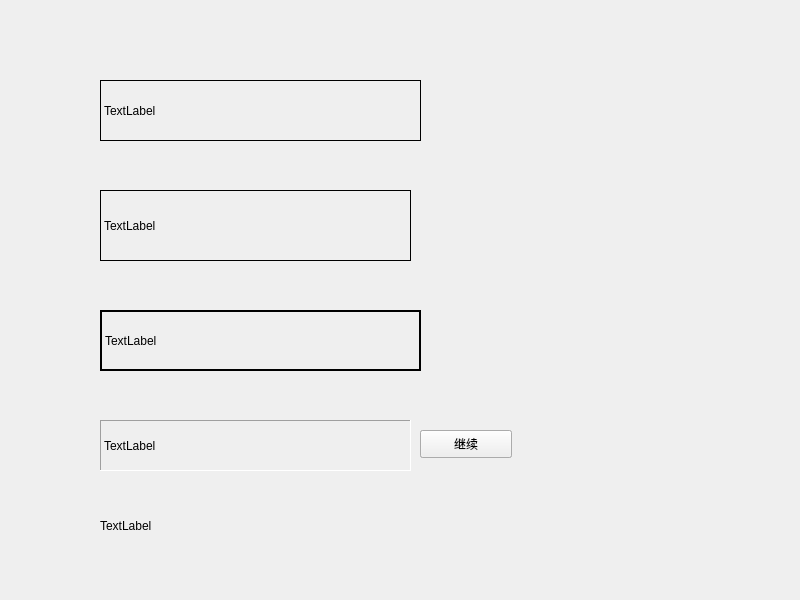
<?xml version="1.0" encoding="UTF-8"?>
<ui version="4.0">
 <class>Widget</class>
 <widget class="QWidget" name="Widget">
  <property name="geometry">
   <rect>
    <x>0</x>
    <y>0</y>
    <width>800</width>
    <height>600</height>
   </rect>
  </property>
  <property name="windowTitle">
   <string>Widget</string>
  </property>
  <widget class="myLabel" name="label">
   <property name="geometry">
    <rect>
     <x>100</x>
     <y>80</y>
     <width>321</width>
     <height>61</height>
    </rect>
   </property>
   <property name="frameShape">
    <enum>QFrame::Box</enum>
   </property>
   <property name="text">
    <string>TextLabel</string>
   </property>
  </widget>
  <widget class="QLabel" name="label_2">
   <property name="geometry">
    <rect>
     <x>100</x>
     <y>190</y>
     <width>311</width>
     <height>71</height>
    </rect>
   </property>
   <property name="frameShape">
    <enum>QFrame::Panel</enum>
   </property>
   <property name="text">
    <string>TextLabel</string>
   </property>
  </widget>
  <widget class="QLabel" name="label_3">
   <property name="geometry">
    <rect>
     <x>100</x>
     <y>310</y>
     <width>321</width>
     <height>61</height>
    </rect>
   </property>
   <property name="frameShape">
    <enum>QFrame::WinPanel</enum>
   </property>
   <property name="text">
    <string>TextLabel</string>
   </property>
  </widget>
  <widget class="QLabel" name="label_4">
   <property name="geometry">
    <rect>
     <x>100</x>
     <y>420</y>
     <width>311</width>
     <height>51</height>
    </rect>
   </property>
   <property name="frameShape">
    <enum>QFrame::Panel</enum>
   </property>
   <property name="frameShadow">
    <enum>QFrame::Sunken</enum>
   </property>
   <property name="text">
    <string>TextLabel</string>
   </property>
  </widget>
  <widget class="QPushButton" name="pushButton">
   <property name="geometry">
    <rect>
     <x>420</x>
     <y>430</y>
     <width>92</width>
     <height>28</height>
    </rect>
   </property>
   <property name="text">
    <string>暂停</string>
   </property>
  </widget>
  <widget class="QPushButton" name="pushButton_2">
   <property name="geometry">
    <rect>
     <x>420</x>
     <y>430</y>
     <width>92</width>
     <height>28</height>
    </rect>
   </property>
   <property name="text">
    <string>继续</string>
   </property>
  </widget>
  <widget class="QLabel" name="label_5">
   <property name="geometry">
    <rect>
     <x>100</x>
     <y>500</y>
     <width>311</width>
     <height>51</height>
    </rect>
   </property>
   <property name="text">
    <string>TextLabel</string>
   </property>
  </widget>
 </widget>
 <customwidgets>
  <customwidget>
   <class>myLabel</class>
   <extends>QLabel</extends>
   <header location="global">mylabel.h</header>
  </customwidget>
 </customwidgets>
 <resources/>
 <connections/>
</ui>
